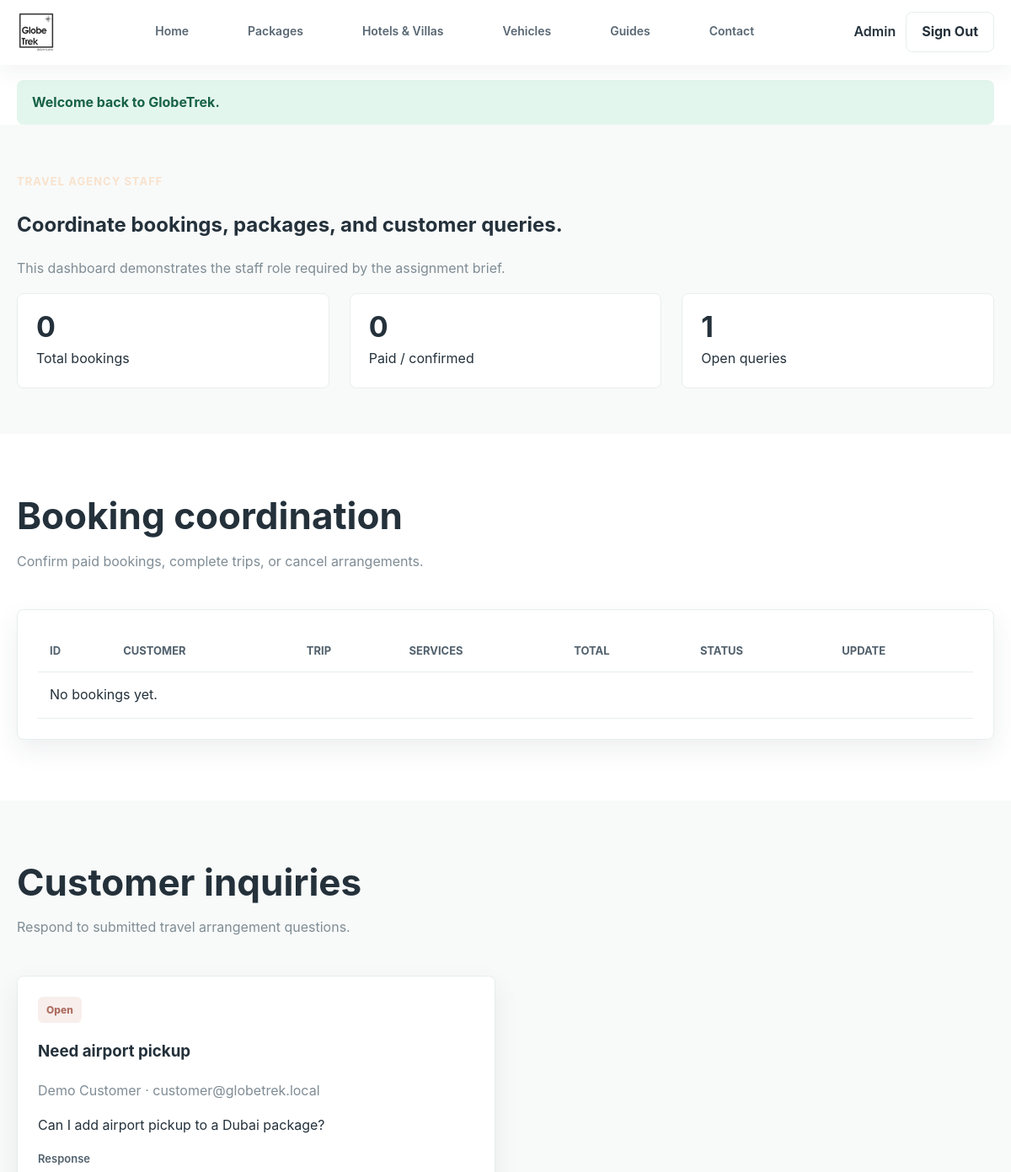
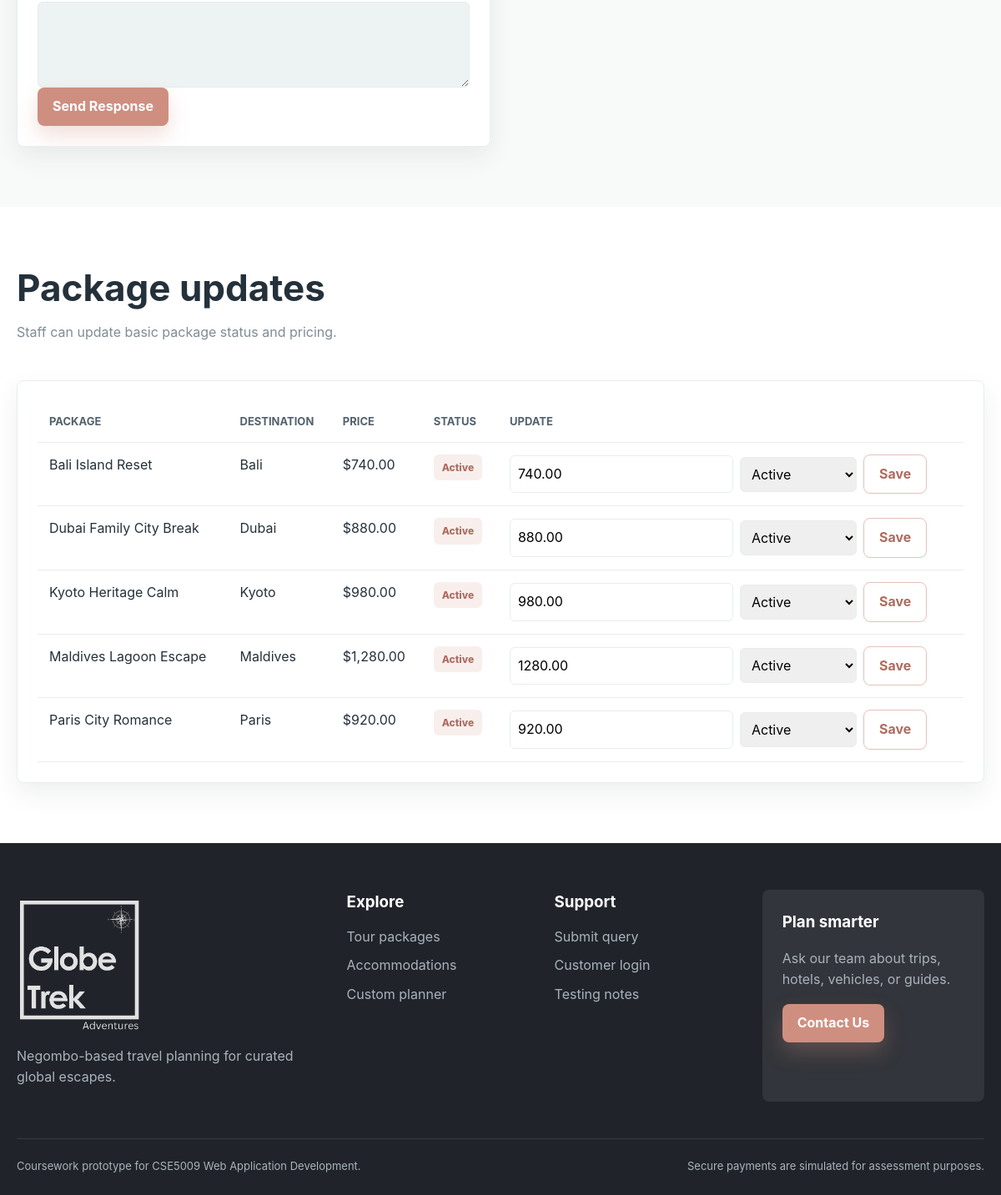
The app's page /staff/index.php (signed in) with its own data (2 pictures, top to bottom).
### tables this page shows
CREATE TABLE queries (
    id INT AUTO_INCREMENT PRIMARY KEY,
    user_id INT DEFAULT NULL,
    name VARCHAR(120) NOT NULL,
    email VARCHAR(160) NOT NULL,
    subject VARCHAR(180) NOT NULL,
    message TEXT NOT NULL,
    status ENUM('open', 'answered', 'closed') NOT NULL DEFAULT 'open',
    response TEXT DEFAULT NULL,
    created_at TIMESTAMP DEFAULT CURRENT_TIMESTAMP,
    FOREIGN KEY (user_id) REFERENCES users(id) ON DELETE SET NULL
);

CREATE TABLE packages (
    id INT AUTO_INCREMENT PRIMARY KEY,
    destination_id INT NOT NULL,
    title VARCHAR(160) NOT NULL,
    slug VARCHAR(180) NOT NULL UNIQUE,
    description TEXT NOT NULL,
    activities TEXT NOT NULL,
    duration_days INT NOT NULL,
    base_price DECIMAL(10,2) NOT NULL,
    activity_level VARCHAR(80) NOT NULL,
    image VARCHAR(255) NOT NULL,
    status ENUM('active', 'paused') NOT NULL DEFAULT 'active',
    FOREIGN KEY (destination_id) REFERENCES destinations(id) ON DELETE CASCADE
);

CREATE TABLE destinations (
    id INT AUTO_INCREMENT PRIMARY KEY,
    name VARCHAR(120) NOT NULL,
    country VARCHAR(120) NOT NULL,
    summary TEXT NOT NULL,
    best_season VARCHAR(80) NOT NULL,
    image VARCHAR(255) NOT NULL
);

### includes/functions.php (called while the page is built, shortened)
<?php
function e(?string $value): string
{
    return htmlspecialchars((string) $value, ENT_QUOTES, 'UTF-8');
}
function consume_flash(): array
{
    $messages = $_SESSION['flash'] ?? [];
    return $messages;
}
function active_nav(string $current, string $target): string
{
    return $current === $target ? ' class="active"' : '';
}
function first_or_null(mysqli_stmt $stmt): ?array
{
    $result = $stmt->get_result();
    $row = $result ? $result->fetch_assoc() : null;
    return $row ?: null;
}
function money(float|int|string $amount): string
{
    return '$' . number_format((float) $amount, 2);
}
function status_label(string $status): string
{
    $label = str_replace('_', ' ', $status);
    return ucwords($label);
}

### config/database.php (called while the page is built, shortened)
<?php
function db(): mysqli
{
    static $connection = null;
    if ($connection instanceof mysqli) {
        return $connection;
    }
    $connection = new mysqli(DB_HOST, DB_USER, DB_PASS, DB_NAME);
    $connection->set_charset('utf8mb4');
    return $connection;
}

### includes/auth.php (called while the page is built, shortened)
<?php
function current_user(): ?array
{
    static $user = null;
    if ($user !== null) {
        return $user;
    }
    try {
        $stmt = db()->prepare('SELECT id, name, email, phone, role, created_at FROM users WHERE id = ? LIMIT 1');
        $stmt->bind_param('i', $_SESSION['user_id']);
        $stmt->execute();
        $user = first_or_null($stmt);
    } catch (Throwable) {
        $user = null;
    }
    return $user;
}
function is_logged_in(): bool
{
    return current_user() !== null;
}
function require_login(): void
{
    if (!is_logged_in()) {
        flash('warning', 'Please sign in to continue.');
        redirect('login.php');
    }
}
function require_role(array $roles): void
{
    require_login();
    $user = current_user();
}

### staff/index.php (the view, shortened to what this page needs)
<?php
require_role(['staff', 'admin']);
$bookings = db()->query(
    "SELECT b.*, u.name AS customer_name, u.email AS customer_email, p.title AS package_title,
            d.name AS destination_name, a.name AS accommodation_name, v.name AS vehicle_name, g.name AS guide_name
     FROM bookings b
     JOIN users u ON u.id = b.user_id
     JOIN packages p ON p.id = b.package_id
     JOIN destinations d ON d.id = b.destination_id
     LEFT JOIN accommodations a ON a.id = b.accommodation_id
     LEFT JOIN vehicles v ON v.id = b.vehicle_id
     LEFT JOIN guides g ON g.id = b.guide_id
     ORDER BY b.created_at DESC"
)->fetch_all(MYSQLI_ASSOC);
$queries = db()->query('SELECT * FROM queries ORDER BY created_at DESC')->fetch_all(MYSQLI_ASSOC);
$packages = db()->query(
    "SELECT p.*, d.name AS destination_name
     FROM packages p
     JOIN destinations d ON d.id = p.destination_id
     ORDER BY p.title"
)->fetch_all(MYSQLI_ASSOC);
$paidBookings = array_filter($bookings, fn(array $booking): bool => in_array($booking['status'], ['paid', 'confirmed', 'completed'], true));
$openQueries = array_filter($queries, fn(array $query): bool => $query['status'] === 'open');
require __DIR__ . '/../includes/header.php';
?>
<section class="dashboard-hero">
    <div class="container">
        <span class="eyebrow">Travel agency staff</span>
        <h1>Coordinate bookings, packages, and customer queries.</h1>
        <p class="muted">This dashboard demonstrates the staff role required by the assignment brief.</p>
        <div class="grid grid-3">
            <div class="stat"><strong><?= count($bookings) ?></strong><span>Total bookings</span></div>
            <div class="stat"><strong><?= count($paidBookings) ?></strong><span>Paid / confirmed</span></div>
            <div class="stat"><strong><?= count($openQueries) ?></strong><span>Open queries</span></div>
        </div>
    </div>
</section>
<section class="section">
    <div class="container">
        <div class="section-heading">
            <div>
                <h2>Booking coordination</h2>
                <p>Confirm paid bookings, complete trips, or cancel arrangements.</p>
            </div>
        </div>
        <div class="table-wrap panel">
            <table>
                <thead>
                <tr>
                    <th>ID</th>
                    <th>Customer</th>
                    <th>Trip</th>
                    <th>Services</th>
                    <th>Total</th>
                    <th>Status</th>
                    <th>Update</th>
                </tr>
                </thead>
                <tbody>
                <?php if (!$bookings): ?>
                    <tr><td colspan="7">No bookings yet.</td></tr>
                <?php endif; ?>
                </tbody>
            </table>
        </div>
    </div>
</section>
<section class="section section-soft">
    <div class="container">
        <div class="section-heading">
            <div>
                <h2>Customer inquiries</h2>
                <p>Respond to submitted travel arrangement questions.</p>
            </div>
        </div>
        <div class="grid grid-2">
            <?php foreach ($queries as $query): ?>
                <article class="panel">
                    <span class="badge"><?= e(status_label($query['status'])) ?></span>
                    <h3><?= e($query['subject']) ?></h3>
                    <p class="muted"><?= e($query['name']) ?> · <?= e($query['email']) ?></p>
                    <p><?= e($query['message']) ?></p>
                    <form method="post">
                        <div class="form-group">
                            <label for="response-<?= (int) $query['id'] ?>">Response</label>
                            <textarea id="response-<?= (int) $query['id'] ?>" name="response" rows="3" required><?= e($query['response'] ?? '') ?></textarea>
                        </div>
                        <button class="btn btn-primary" type="submit">Send Response</button>
                    </form>
                </article>
            <?php endforeach; ?>
        </div>
    </div>
</section>
<section class="section">
    <div class="container">
        <div class="section-heading">
            <div>
                <h2>Package updates</h2>
                <p>Staff can update basic package status and pricing.</p>
            </div>
        </div>
        <div class="table-wrap panel">
            <table>
                <thead>
                <tr>
                    <th>Package</th>
                    <th>Destination</th>
                    <th>Price</th>
                    <th>Status</th>
                    <th>Update</th>
                </tr>
                </thead>
                <tbody>
                <?php foreach ($packages as $package): ?>
                    <tr>
                        <td><?= e($package['title']) ?></td>
                        <td><?= e($package['destination_name']) ?></td>
                        <td><?= money($package['base_price']) ?></td>
                        <td><span class="badge"><?= e(status_label($package['status'])) ?></span></td>
                        <td>
                            <form class="inline-form" method="post">
                                <input type="number" step="0.01" min="1" name="base_price" value="<?= e($package['base_price']) ?>" required>
                                <select name="status">
                                    <option value="active" <?= $package['status'] === 'active' ? 'selected' : '' ?>>Active</option>
                                </select>
                                <button class="btn btn-outline" type="submit">Save</button>
                            </form>
                        </td>
                    </tr>
                <?php endforeach; ?>
                </tbody>
            </table>
        </div>
    </div>
</section>
<?php require __DIR__ . '/../includes/footer.php'; ?>

### includes/header.php (shortened to what this page needs)
<?php
$currentPage = $currentPage ?? '';
$user = current_user();
$isNested = str_contains($_SERVER['SCRIPT_NAME'] ?? '', '/admin/') || str_contains($_SERVER['SCRIPT_NAME'] ?? '', '/staff/');
$base = $isNested ? '../' : '';
?>
<!DOCTYPE html>
<html lang="en">
<head>
    <link rel="stylesheet" href="<?= $base ?>assets/css/style.css">
</head>
<body>
<header class="site-header">
    <nav class="navbar container" aria-label="Main navigation">
        <a class="brand" href="<?= $base ?>index.php">
            <img class="brand-logo" src="<?= $base ?>assets/images/globe-trek-logo.png" alt="Globe Trek Adventures logo">
        </a>
        <div class="nav-menu" data-nav-menu>
            <a<?= active_nav($currentPage, 'home') ?> href="<?= $base ?>index.php">Home</a>
            <a<?= active_nav($currentPage, 'packages') ?> href="<?= $base ?>packages.php">Packages</a>
            <a<?= active_nav($currentPage, 'accommodations') ?> href="<?= $base ?>accommodations.php">Hotels & Villas</a>
            <a<?= active_nav($currentPage, 'vehicles') ?> href="<?= $base ?>vehicles.php">Vehicles</a>
            <a<?= active_nav($currentPage, 'guides') ?> href="<?= $base ?>guides.php">Guides</a>
            <a<?= active_nav($currentPage, 'contact') ?> href="<?= $base ?>contact.php">Contact</a>
        </div>
        <div class="nav-actions">
            <?php if ($user): ?>
                <?php if ($user['role'] === 'admin'): ?>
                    <a class="link-quiet" href="<?= $base ?>admin/index.php">Admin</a>
                <?php elseif ($user['role'] === 'staff'): ?>
                    <a class="link-quiet" href="<?= $base ?>staff/index.php">Staff</a>
                <?php else: ?>
                    <a class="link-quiet" href="<?= $base ?>dashboard.php">Dashboard</a>
                <?php endif; ?>
                <a class="btn btn-light" href="<?= $base ?>logout.php">Sign Out</a>
            <?php else: ?>
                <a class="link-quiet" href="<?= $base ?>login.php">Sign In</a>
                <a class="btn btn-primary" href="<?= $base ?>register.php">Sign Up</a>
            <?php endif; ?>
        </div>
    </nav>
</header>
<?php foreach (consume_flash() as $message): ?>
    <div class="flash flash-<?= e($message['type']) ?> container"><?= e($message['message']) ?></div>
<?php endforeach; ?>

### includes/footer.php (shortened to what this page needs)
    <footer class="site-footer">
        <div class="container footer-grid">
            <div>
                <a class="brand footer-brand" href="<?= $base ?? '' ?>index.php">
                    <img class="footer-logo" src="<?= $base ?? '' ?>assets/images/globe-trek-logo.png" alt="Globe Trek Adventures logo">
                </a>
                <p>Negombo-based travel planning for curated global escapes.</p>
            </div>
            <div>
                <h3>Explore</h3>
                <a href="<?= $base ?? '' ?>packages.php">Tour packages</a>
                <a href="<?= $base ?? '' ?>accommodations.php">Accommodations</a>
                <a href="<?= $base ?? '' ?>planner.php">Custom planner</a>
            </div>
            <div>
                <h3>Support</h3>
                <a href="<?= $base ?? '' ?>contact.php">Submit query</a>
                <a href="<?= $base ?? '' ?>login.php">Customer login</a>
                <a href="<?= $base ?? '' ?>docs/test-plan.md">Testing notes</a>
            </div>
            <form class="subscribe" action="<?= $base ?? '' ?>contact.php" method="get">
                <h3>Plan smarter</h3>
                <p>Ask our team about trips, hotels, vehicles, or guides.</p>
                <button class="btn btn-primary" type="submit">Contact Us</button>
            </form>
        </div>
        <div class="footer-bottom container">
            <span>Coursework prototype for CSE5009 Web Application Development.</span>
            <span>Secure payments are simulated for assessment purposes.</span>
        </div>
    </footer>
</body>
</html>

### records on screen
queries: status "1", status "Open", subject "Need airport pickup", name "Demo Customer", email "customer@globetrek.local", message "Can I add airport pickup to a Dubai package?"
packages: title "Bali Island Reset", destination.name "Bali", base_price "$740.00", status "Active", base_price "740.00"
packages: title "Dubai Family City Break", destination.name "Dubai", base_price "$880.00", status "Active", base_price "880.00"
packages: title "Kyoto Heritage Calm", destination.name "Kyoto", base_price "$980.00", status "Active", base_price "980.00"
packages: title "Maldives Lagoon Escape", destination.name "Maldives", base_price "$1,280.00", status "Active", base_price "1280.00"
packages: title "Paris City Romance", destination.name "Paris", base_price "$920.00", status "Active", base_price "920.00"

### other values on screen
$message['message'] "Welcome back to GlobeTrek."
count($bookings) "0"
count($paidBookings) "0"
